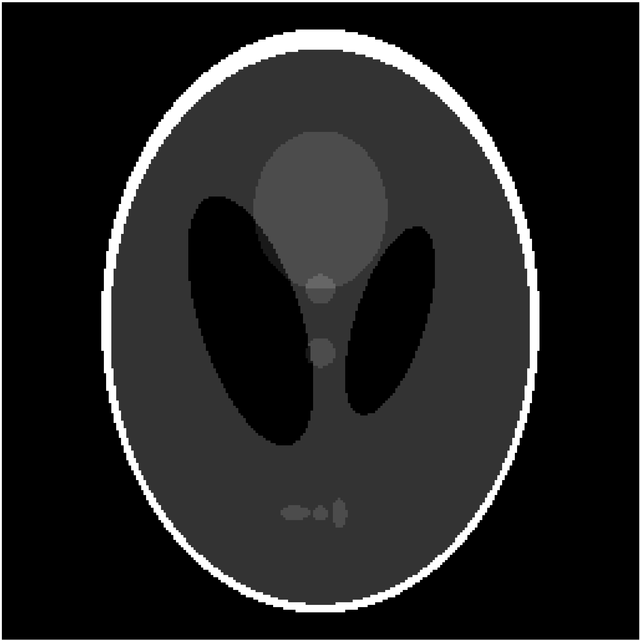
%> input picture DirectFourierReconstruction/1.png, 640 x 640 px
$ octave Q1toQ4V2.m   (GNU Octave 9; MATLAB toolbox functions it lacks are replaced by stand-ins)
%> lines starting %> are read from the running program, lines starting %| are printed output that depends on the picture
%Q1 load image
I = im2double(imread('1.png'));
%> I: size 640x640 double; min 0, max 1, mean 0.13

subplot(241);
imshow(I);

%Q2
%rt at theta 30
rt30 = radon(I,30);
%> rt30 = 909 values, max 170 at index 682, min 0 at index 1, mean 58.4
subplot(242);
plot(rt30);

T30 = fftshift(fft(rt30));
T30LA = log(abs(T30)+1);
%> T30LA = 909 values, max 10.88 at index 455, min 0.241 at index 113, mean 3.2
subplot(243);
plot(T30LA);

iT30 = ifft(ifftshift(T30));
%> iT30 = 909 values, max 170 at index 682, min -4.8e-14 at index 10, mean 58.4
subplot(244);
plot(iT30);

%FT image
F = ifftshift(fft2(fftshift(I)));
FLA = log(abs(F)+1);
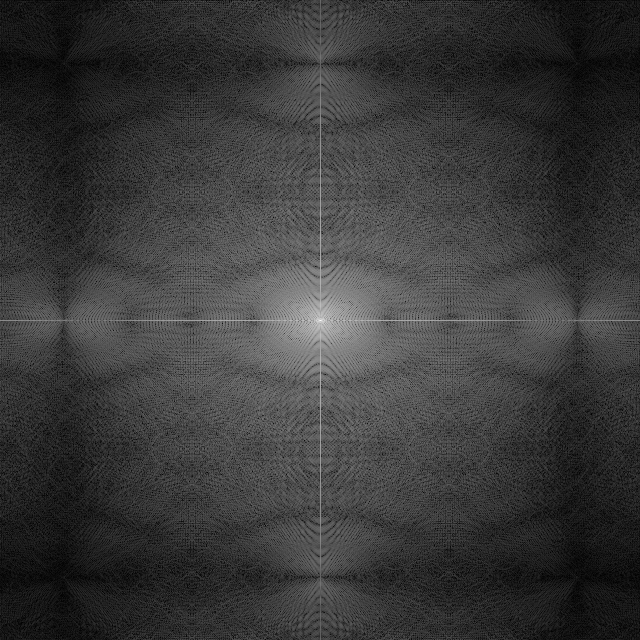
%> FLA: size 640x640 double; min 0.00127, max 10.88, mean 2.48; drawn with min black and max white
subplot(245);
imshow(mat2gray(FLA));%show FT
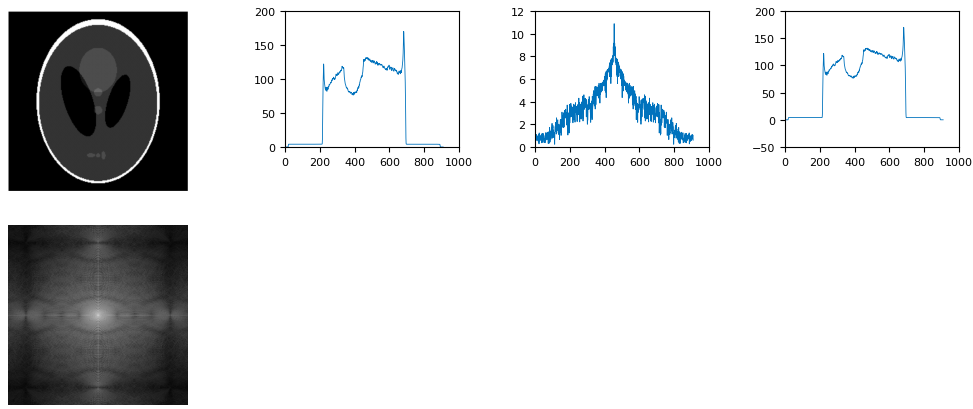
%> figure redrawn from the program's plot data, 5 panels

theta = 0:179;
rt = radon(I,theta);
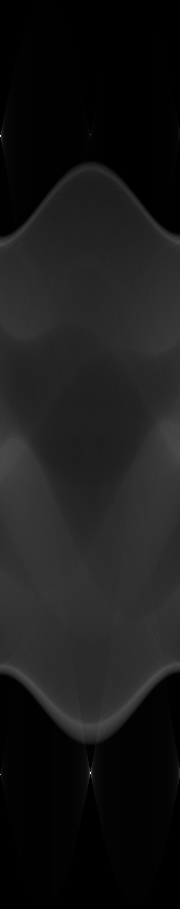
%> rt: size 909x180 double; min 0, max 578.8, mean 58.4; drawn with min black and max white
RT = ifftshift(fft(fftshift(rt)));
RTsize = size(rt,1);
%> RTsize = 909
singleAngle = 2*pi/RTsize;
%> singleAngle = 0.00691

t = (-RTsize)/2:(RTsize/2-1);  %coordinates span the size of polar coord
%> t = 909 values from -454.5 to 453.5
t = t*singleAngle;%all coordinates in radian unit
%> t = 909 values from -3.14 to 3.13
%label elements in the matrix RTzpShift with the corresponding theta and t
[THETA, T]=meshgrid(theta,t); %cartesian coord that currently holding F data
[T_X,T_Y]=meshgrid(t,t); % polar coord that will be given to rt data
[THETAp, Tp] = cart2pol(T_X,T_Y);%transform carrtesian coord to polar
Tp = Tp.*sign(THETAp); %make sure sign is correctly shown for each quadrant
THETAp = mod(THETAp*(180/pi),180); % get theta for each t

%> (the run ends here)
